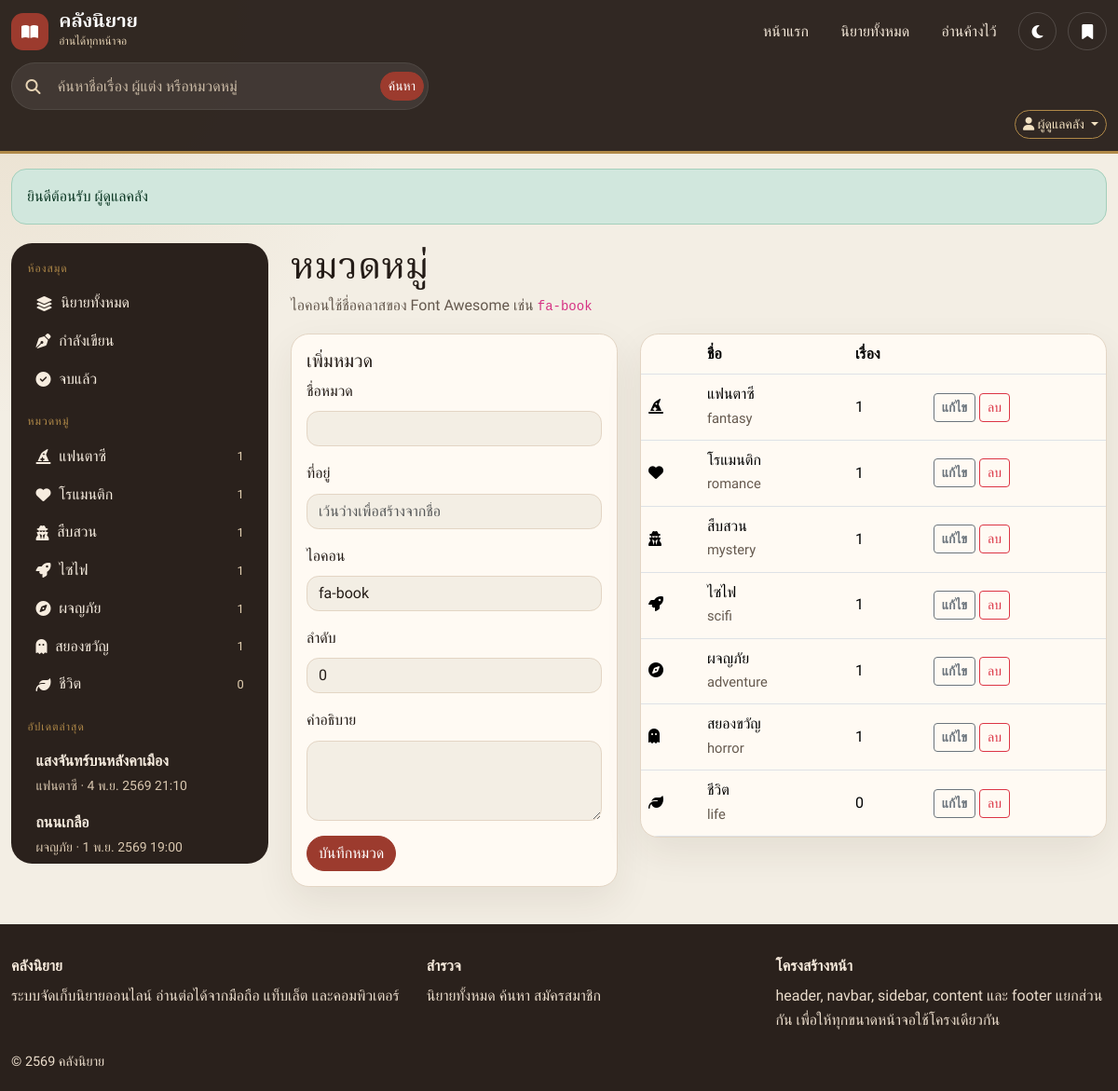
Screenshot of /index.php?page=admin-categories (signed in) with the database file from the repository.
### tables this page shows
CREATE TABLE users (
    id INT UNSIGNED NOT NULL AUTO_INCREMENT,
    username VARCHAR(50) NOT NULL,
    email VARCHAR(120) NOT NULL,
    password_hash VARCHAR(255) NOT NULL,
    display_name VARCHAR(100) NOT NULL,
    role ENUM('admin', 'member') NOT NULL DEFAULT 'member',
    created_at DATETIME NOT NULL DEFAULT CURRENT_TIMESTAMP,
    updated_at DATETIME NOT NULL DEFAULT CURRENT_TIMESTAMP ON UPDATE CURRENT_TIMESTAMP,
    PRIMARY KEY (id),
    UNIQUE KEY uq_users_username (username),
    UNIQUE KEY uq_users_email (email)
);

CREATE TABLE categories (
    id INT UNSIGNED NOT NULL AUTO_INCREMENT,
    name VARCHAR(80) NOT NULL,
    slug VARCHAR(120) NOT NULL,
    description VARCHAR(255) NOT NULL DEFAULT '',
    icon VARCHAR(60) NOT NULL DEFAULT 'fa-book',
    sort_order INT NOT NULL DEFAULT 0,
    created_at DATETIME NOT NULL DEFAULT CURRENT_TIMESTAMP,
    PRIMARY KEY (id),
    UNIQUE KEY uq_categories_slug (slug)
);

CREATE TABLE novels (
    id INT UNSIGNED NOT NULL AUTO_INCREMENT,
    title VARCHAR(200) NOT NULL,
    slug VARCHAR(220) NOT NULL,
    author_name VARCHAR(120) NOT NULL,
    category_id INT UNSIGNED NOT NULL,
    synopsis TEXT NOT NULL,
    cover_image VARCHAR(255) DEFAULT NULL,
    status ENUM('ongoing', 'completed', 'hiatus') NOT NULL DEFAULT 'ongoing',
    is_published TINYINT(1) NOT NULL DEFAULT 1,
    view_count INT UNSIGNED NOT NULL DEFAULT 0,
    created_by INT UNSIGNED DEFAULT NULL,
    created_at DATETIME NOT NULL DEFAULT CURRENT_TIMESTAMP,
    updated_at DATETIME NOT NULL DEFAULT CURRENT_TIMESTAMP ON UPDATE CURRENT_TIMESTAMP,
    PRIMARY KEY (id),
    UNIQUE KEY uq_novels_slug (slug),
    KEY idx_novels_category (category_id),
    KEY idx_novels_pub_updated (is_published, updated_at),
    CONSTRAINT fk_novels_category FOREIGN KEY (category_id) REFERENCES categories (id) ON UPDATE CASCADE ON DELETE RESTRICT,
    CONSTRAINT fk_novels_user FOREIGN KEY (created_by) REFERENCES users (id) ON UPDATE CASCADE ON DELETE SET NULL
);

### includes/library.php (called while the page is built, shortened)
<?php
function novel_select_sql(): string
{
    return 'SELECT n.id, n.title, n.slug, n.author_name, n.category_id, n.synopsis, n.cover_image,
                   n.status, n.is_published, n.view_count, n.created_by, n.created_at, n.updated_at,
                   c.name AS category_name, c.slug AS category_slug, c.icon AS category_icon,
                   (SELECT COUNT(*) FROM chapters ch WHERE ch.novel_id = n.id AND ch.is_published = 1) AS chapter_count,
                   (SELECT COUNT(*) FROM chapters ch2 WHERE ch2.novel_id = n.id) AS chapter_total
            FROM novels n
            INNER JOIN categories c ON c.id = n.category_id';
}
function novel_filters(array $filters): array
{
    $where = [];
    $params = [];
    if (empty($filters['include_unpublished'])) {
        $where[] = 'n.is_published = 1';
    }
    $order = match ($filters['sort'] ?? 'new') {
        'popular' => 'n.view_count DESC, n.updated_at DESC',
        'title' => 'n.title ASC',
        'old' => 'n.created_at ASC',
        default => 'n.updated_at DESC',
    };
    return [$where, $params, $order];
}
function query_novels(array $filters, int $limit, int $offset = 0): array
{
    [$where, $params, $order] = novel_filters($filters);
    $limit = max(1, min(60, $limit));
    $offset = max(0, $offset);
    $sql = novel_select_sql()
        . ' WHERE ' . implode(' AND ', $where)
        . ' ORDER BY ' . $order
        . ' LIMIT ' . $limit . ' OFFSET ' . $offset;
    $stmt = db()->prepare($sql);
    $stmt->execute($params);
    return $stmt->fetchAll();
}
function categories_with_counts(): array
{
    $sql = 'SELECT c.*, COUNT(n.id) AS novel_count
            FROM categories c
            LEFT JOIN novels n ON n.category_id = c.id AND n.is_published = 1
            GROUP BY c.id
            ORDER BY c.sort_order ASC, c.name ASC';
    return db()->query($sql)->fetchAll();
}
function latest_novels(int $limit = 8): array
{
    return query_novels(['sort' => 'new'], $limit);
}

### config/config.php (called while the page is built, shortened)
<?php
return [
    'db' => [
        'host' => getenv('NOVEL_DB_HOST') ?: '127.0.0.1',
        'port' => (int) (getenv('NOVEL_DB_PORT') ?: 3306),
        'name' => getenv('NOVEL_DB_NAME') ?: 'novel_library',
        'user' => getenv('NOVEL_DB_USER') ?: 'novel_user',
        'pass' => getenv('NOVEL_DB_PASS') ?: 'NovelLib@2026',
        'charset' => 'utf8mb4',
    ],
    'app' => [
        'name' => 'คลังนิยาย',
        'tagline' => 'จัดเก็บ อ่าน และเปิดต่อได้บนมือถือ แท็บเล็ต และคอมพิวเตอร์',
        'timezone' => 'Asia/Bangkok',
        'session_name' => 'klangniyai',
        'debug' => false,
        'show_demo_accounts' => true,
        'per_page' => 9,
    ],
];

### includes/bootstrap.php (called while the page is built, shortened)
<?php
function app_config(): array
{
    static $config = null;
    if ($config === null) {
        $loaded = require APP_ROOT . '/config/config.php';
        $config = is_array($loaded) ? $loaded : [];
    }
    return $config;
}
$config = app_config();
require APP_ROOT . '/includes/functions.php';
require APP_ROOT . '/includes/library.php';

### content/admin/categories.php (the view, shortened to what this page needs)
<?php
$editId = (int) ($_GET['id'] ?? 0);
$editing = $editId > 0 ? find_category($editId) : null;
$categories = categories_with_counts();
?>
<div class="page-heading">
    <h1>หมวดหมู่</h1>
    <p>ไอคอนใช้ชื่อคลาสของ Font Awesome เช่น <code>fa-book</code></p>
</div>
<div class="row g-4">
    <div class="col-lg-5">
        <form class="panel p-3" method="post" action="<?= e(url('admin-categories', $editing ? ['id' => (int) $editing['id']] : [])) ?>">
            <h2 class="h5"><?= $editing ? 'แก้ไขหมวด' : 'เพิ่มหมวด' ?></h2>
            <div class="mb-3">
                <label class="form-label" for="name">ชื่อหมวด</label>
                <input class="form-control" id="name" name="name" value="<?= e((string) old('name', $editing['name'] ?? '')) ?>" required maxlength="80">
            </div>
            <div class="mb-3">
                <label class="form-label" for="slug">ที่อยู่</label>
                <input class="form-control" id="slug" name="slug" value="<?= e((string) old('slug', $editing['slug'] ?? '')) ?>" maxlength="120" placeholder="เว้นว่างเพื่อสร้างจากชื่อ">
            </div>
            <div class="mb-3">
                <label class="form-label" for="icon">ไอคอน</label>
                <input class="form-control" id="icon" name="icon" value="<?= e((string) old('icon', $editing['icon'] ?? 'fa-book')) ?>" maxlength="60">
            </div>
            <div class="mb-3">
                <label class="form-label" for="sort_order">ลำดับ</label>
                <input class="form-control" id="sort_order" name="sort_order" type="number" value="<?= e((string) old('sort_order', $editing['sort_order'] ?? 0)) ?>">
            </div>
            <div class="mb-3">
                <label class="form-label" for="description">คำอธิบาย</label>
                <textarea class="form-control" id="description" name="description" rows="3" maxlength="255"><?= e((string) old('description', $editing['description'] ?? '')) ?></textarea>
            </div>
            <button class="btn btn-seal" type="submit">บันทึกหมวด</button>
        </form>
    </div>
    <div class="col-lg-7">
        <div class="table-responsive panel">
            <table class="table align-middle mb-0">
                <thead><tr><th></th><th>ชื่อ</th><th>เรื่อง</th><th></th></tr></thead>
                <tbody>
                    <?php foreach ($categories as $category): ?>
                        <tr>
                            <td><i class="<?= e(icon_class((string) $category['icon'])) ?>"></i></td>
                            <td><?= e($category['name']) ?><div class="meta"><?= e($category['slug']) ?></div></td>
                            <td><?= number_format((int) $category['novel_count']) ?></td>
                            <td>
                                <div class="d-flex gap-1">
                                    <a class="btn btn-outline-secondary btn-sm" href="<?= e(url('admin-categories', ['id' => (int) $category['id']])) ?>">แก้ไข</a>
                                    <form method="post" action="<?= e(url('admin-categories')) ?>" data-confirm="ลบหมวดนี้หรือไม่" data-confirm-ok="ลบ">
                                        <button class="btn btn-outline-danger btn-sm" type="submit">ลบ</button>
                                    </form>
                                </div>
                            </td>
                        </tr>
                    <?php endforeach; ?>
                </tbody>
            </table>
        </div>
    </div>
</div>

### includes/navbar.php (shortened to what this page needs)
<?php
$me = current_user();
$appName = (string) (app_config()['app']['name'] ?? 'คลังนิยาย');
$searchValue = ($page ?? '') === 'search' ? (string) ($_GET['q'] ?? '') : '';
?>
<header class="topbar sticky-top">
    <div class="container-xxl">
        <div class="topbar-row">
            <a class="brand" href="<?= e(url('home')) ?>">
                <span class="brand-mark" aria-hidden="true"><i class="fa-solid fa-book-open"></i></span>
                <span>
                    <strong><?= e($appName) ?></strong>
                    <small>อ่านได้ทุกหน้าจอ</small>
                </span>
            </a>
            <nav class="top-links d-none d-lg-flex" aria-label="เมนูหลัก">
                <a class="<?= ($page ?? '') === 'home' ? 'is-active' : '' ?>" href="<?= e(url('home')) ?>">หน้าแรก</a>
                <a class="<?= in_array(($page ?? ''), ['novels', 'novel', 'category'], true) ? 'is-active' : '' ?>" href="<?= e(url('novels')) ?>">นิยายทั้งหมด</a>
                <?php if ($me !== null): ?>
                    <a class="<?= ($page ?? '') === 'history' ? 'is-active' : '' ?>" href="<?= e(url('history')) ?>">อ่านค้างไว้</a>
                <?php endif; ?>
            </nav>
            <div class="top-tools">
                <button class="btn btn-nav" type="button" data-theme-toggle aria-label="สลับโหมดกลางวันและกลางคืน">
                    <i class="fa-solid fa-moon" aria-hidden="true"></i>
                </button>
                <?php if ($me !== null): ?>
                    <a class="btn btn-nav<?= ($page ?? '') === 'bookmarks' ? ' is-active' : '' ?>" href="<?= e(url('bookmarks')) ?>" aria-label="ชั้นหนังสือของฉัน">
                        <i class="fa-solid fa-bookmark" aria-hidden="true"></i>
                    </a>
                <?php endif; ?>
            </div>
        </div>
        <form class="nav-search" method="get" action="index.php" role="search">
            <i class="fa-solid fa-magnifying-glass" aria-hidden="true"></i>
            <input id="nav-q" type="search" name="q" value="<?= e($searchValue) ?>" placeholder="ค้นหาชื่อเรื่อง ผู้แต่ง หรือหมวดหมู่" maxlength="100">
            <button class="btn btn-seal btn-sm" type="submit">ค้นหา</button>
        </form>
        <div class="collapse d-lg-block" id="accountMenu">
            <div class="account-row">
                <?php if ($me === null): ?>
                    <a class="btn btn-outline-gold btn-sm" href="<?= e(url('register')) ?>">สมัครสมาชิก</a>
                    <a class="btn btn-seal btn-sm" href="<?= e(url('login')) ?>">เข้าสู่ระบบ</a>
                <?php else: ?>
                    <div class="dropdown">
                        <button class="btn btn-outline-gold btn-sm dropdown-toggle" type="button" data-bs-toggle="dropdown" aria-expanded="false">
                            <i class="fa-solid fa-user" aria-hidden="true"></i>
                            <?= e($me['display_name']) ?>
                        </button>
                    </div>
                <?php endif; ?>
            </div>
        </div>
    </div>
</header>

### includes/sidebar.php (shortened to what this page needs)
<?php
if (!isset($sidebarData)) {
    $sidebarData = [
        'categories' => categories_with_counts(),
        'latest' => latest_novels(5),
    ];
}
if (!function_exists('render_sidebar_menu')) {
    function render_sidebar_menu(array $sidebarData): void
    {
        global $page;
        $currentCategory = ($page ?? '') === 'category' ? (string) ($_GET['slug'] ?? '') : '';
        $status = ($page ?? '') === 'novels' ? (string) ($_GET['status'] ?? '') : '';
        ?>
        <p class="sidebar-kicker">ห้องสมุด</p>
        <nav class="sidebar-nav" aria-label="ทางลัดในคลัง">
            <a class="<?= $status === '' && ($page ?? '') === 'novels' ? 'is-active' : '' ?>" href="<?= e(url('novels')) ?>">
                <i class="fa-solid fa-layer-group" aria-hidden="true"></i> นิยายทั้งหมด
            </a>
            <a class="<?= $status === 'ongoing' ? 'is-active' : '' ?>" href="<?= e(url('novels', ['status' => 'ongoing'])) ?>">
                <i class="fa-solid fa-pen-nib" aria-hidden="true"></i> กำลังเขียน
            </a>
            <a class="<?= $status === 'completed' ? 'is-active' : '' ?>" href="<?= e(url('novels', ['status' => 'completed'])) ?>">
                <i class="fa-solid fa-circle-check" aria-hidden="true"></i> จบแล้ว
            </a>
        </nav>
        <p class="sidebar-kicker">หมวดหมู่</p>
        <nav class="sidebar-nav" aria-label="หมวดหมู่">
            <?php foreach ($sidebarData['categories'] as $category): ?>
                <a class="<?= $currentCategory === $category['slug'] ? 'is-active' : '' ?>" href="<?= e(url('category', ['slug' => $category['slug']])) ?>">
                    <i class="<?= e(icon_class((string) $category['icon'])) ?>" aria-hidden="true"></i>
                    <span><?= e($category['name']) ?></span>
                    <em><?= number_format((int) $category['novel_count']) ?></em>
                </a>
            <?php endforeach; ?>
        </nav>
        <p class="sidebar-kicker">อัปเดตล่าสุด</p>
        <ul class="latest-list">
            <?php foreach ($sidebarData['latest'] as $novel): ?>
                <li>
                    <a href="<?= e(url('novel', ['slug' => $novel['slug']])) ?>">
                        <strong><?= e($novel['title']) ?></strong>
                        <small><?= e($novel['category_name']) ?> · <?= e(thai_datetime((string) $novel['updated_at'])) ?></small>
                    </a>
                </li>
            <?php endforeach; ?>
        </ul>
        <?php
    }
}
$mode = $sidebarMode ?? 'desktop';
if ($mode === 'offcanvas'): ?>
    <div class="offcanvas offcanvas-start sidebar-offcanvas" tabindex="-1" id="sidebarOffcanvas" aria-labelledby="sidebarOffcanvasLabel">
        <div class="offcanvas-header">
            <h2 class="offcanvas-title" id="sidebarOffcanvasLabel">สารบัญคลัง</h2>
            <button type="button" class="btn-close btn-close-white" data-bs-dismiss="offcanvas" aria-label="ปิด"></button>
        </div>
        <div class="offcanvas-body">
            <?php render_sidebar_menu($sidebarData); ?>
        </div>
    </div>
<?php else: ?>
    <aside class="sidebar" aria-label="สารบัญ">
        <?php render_sidebar_menu($sidebarData); ?>
    </aside>
<?php endif; ?>

### rows the page displays
users: display_name "ผู้ดูแลคลัง"
categories: name "แฟนตาซี", novel_count "1", slug "fantasy"
categories: name "โรแมนติก", novel_count "1", slug "romance"
categories: name "สืบสวน", novel_count "1", slug "mystery"
categories: name "ไซไฟ", novel_count "1", slug "scifi"
categories: name "ผจญภัย", novel_count "1", slug "adventure"
categories: name "สยองขวัญ", novel_count "1", slug "horror"
categories: name "ชีวิต", novel_count "0", slug "life"
novels: title "แสงจันทร์บนหลังคาเมือง", category.name "แฟนตาซี", updated_at "4 พ.ย. 2569 21:10"
novels: title "ถนนเกลือ", category.name "ผจญภัย", updated_at "1 พ.ย. 2569 19:00"

### other values shown
$appName "คลังนิยาย"
$flash['message'] "ยินดีต้อนรับ ผู้ดูแลคลัง"
